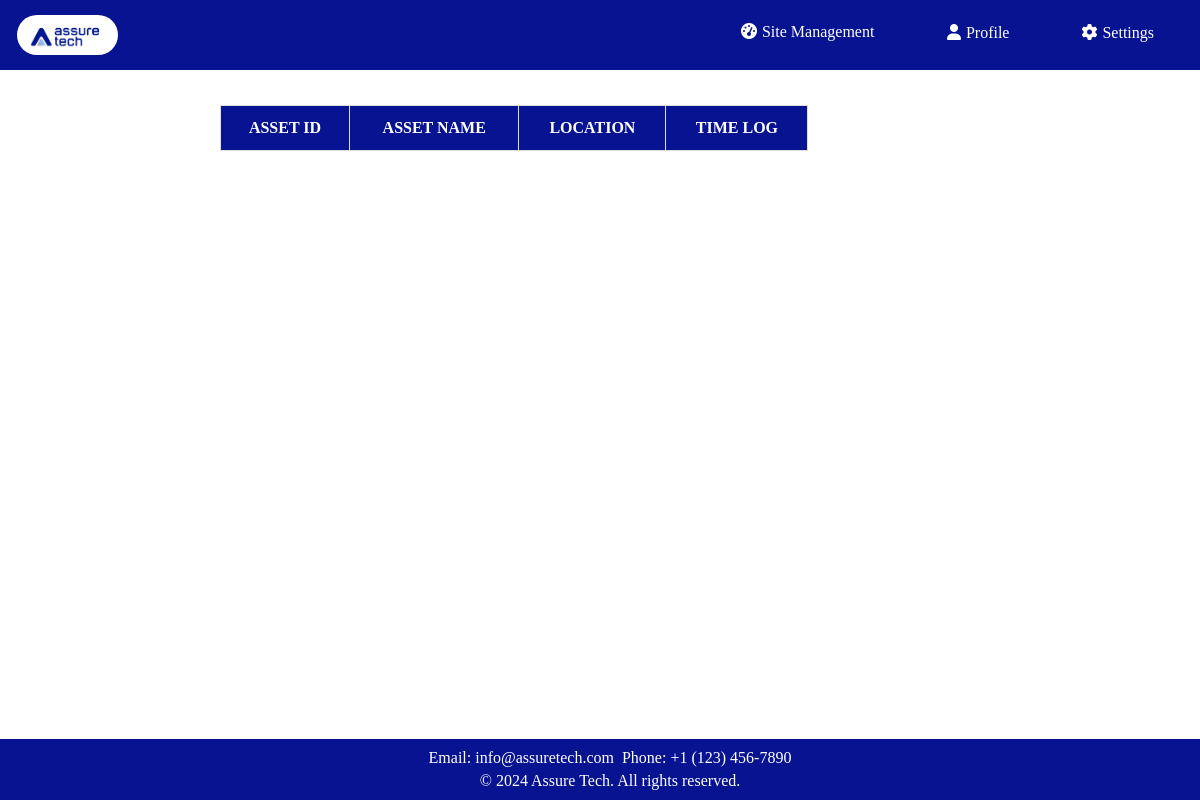
The app's page /exit/, older data.
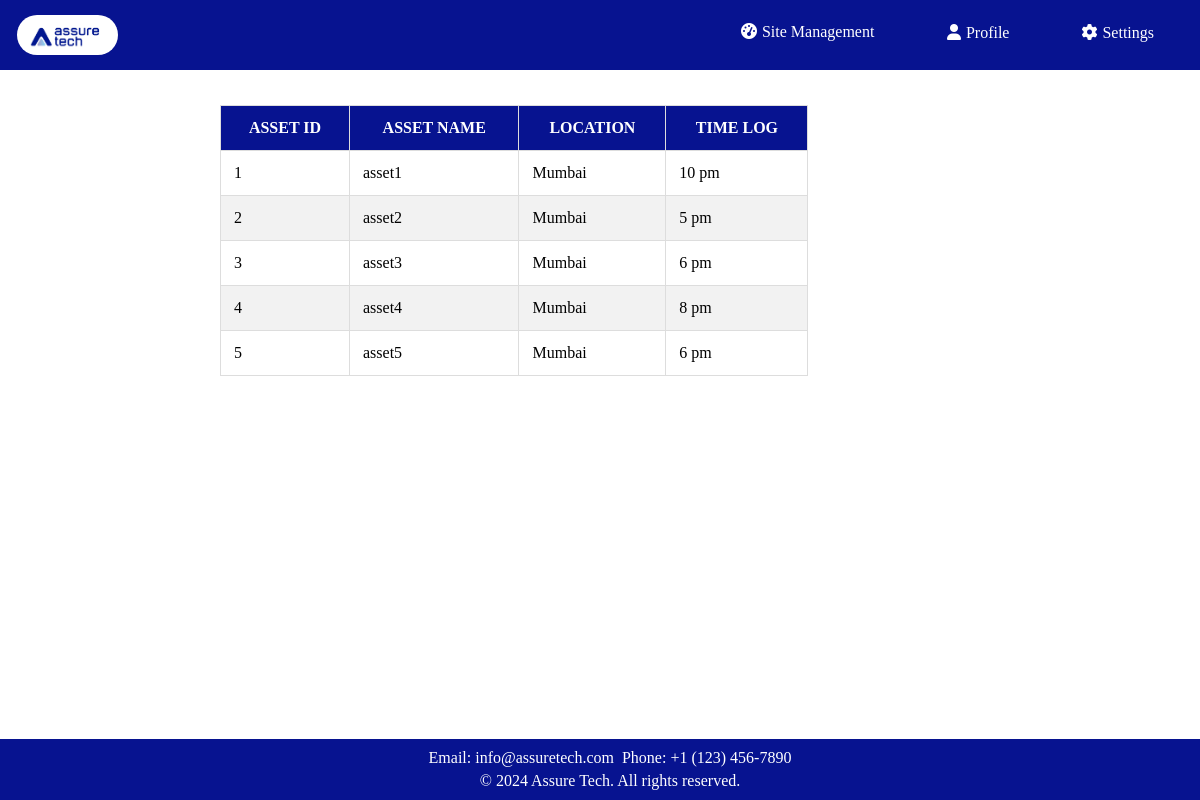
The same page, newer data.
### app1/models.py (models this page shows, shortened)
class Exit(models.Model):
    asset_id = models.IntegerField(unique=True)
    asset_name = models.CharField(max_length=255)
    location = models.CharField(max_length=100)
    time_log = models.CharField(max_length=10)

### app1/views.py (the view)
# urls.py: path('exit/',views.exit,name='exit'),
def exit(request):
    assets = Exit.objects.all()
    return render(request, 'app1/exit_status.html', {'assets': assets})

### app1/templates/app1/exit_status.html (shortened to what this page needs)
<!DOCTYPE html>
<html lang="en">
<head>
    {% load static %}
    <link rel="stylesheet" href="https://cdnjs.cloudflare.com/ajax/libs/font-awesome/6.0.0/css/all.min.css">
</head>
<body>
    <div class="nav">
        <a class="logo" href="#"><img src="{% static 'app1/images/logo.jpg' %}" alt="Logo"></a>
        <a class="dash" href="{% url 'sites' %}"><i class="fas fa-tachometer-alt"></i>Site Management</a>
        <div class="dropdown">
            <a href="#" class="dropbtn"><i class="fas fa-user"></i>Profile</a>
        </div>
        <div class="dropdown">
            <a href="#" class="dropbtn"><i class="fas fa-cog"></i>Settings</a>
        </div>
    </div>
    <div class="main-container">
        <div class="main-content">
            <table>
                <thead>
                    <tr>
                        <th>ASSET ID</th>
                        <th>ASSET NAME</th>
                        <th>LOCATION</th>
                        <th>TIME LOG</th>
                    </tr>
                </thead>
                <tbody>
                    {% for asset in assets %}
                    <tr>
                        <td>{{ asset.asset_id }}</td>
                        <td>{{ asset.asset_name }}</td>
                        <td>{{ asset.location }}</td>
                        <td>{{ asset.time_log }}</td>
                    </tr>
                    {% endfor %}
                </tbody>
            </table>
        </div>
        </div>
        <footer>
            <p>Email: info@assuretech.com</p>
            <p>Phone: +1 (123) 456-7890</p>
            <div class="footer-bottom">
                <p>&copy; 2024 Assure Tech. All rights reserved.</p>
            </div>
        </footer>
</body>
</html>

### app1/templates/app1/exit_status.html (style rules this page uses)
body { font-family: verdana; width: 100%; margin: 0; }
header, footer { position: fixed; width: 100%; background-color: #071390; color: white; text-align: center; z-index: 1000; }
.nav { overflow: hidden; width: 100%; padding: 10px; text-align: center; background-color: #071390; z-index: 100; display: flex; justify-content: space-between; }
.nav a { padding: 5px; color: white; text-decoration: none; display: inline-block; margin: 0 2px; flex: 1; }
.nav a, .nav .logo { padding: 5px; color: white; text-decoration: none; display: inline-block; margin: 0 2px; flex: 1; }
.nav .dash { margin-top: 8px; margin-left: 430px; }
.nav .logo img { max-height: 40px; margin-right: 10px; float: left; border-radius: 20px; }
.nav .dropdown .dropbtn { font-size: 16px; border: none; outline: none; color: white; padding: 14px 16px; background-color: inherit; font-family: inherit; margin-top: 0px; margin-left: 0px; margin-right: 25px; }
.nav a i { margin-right: 5px; }
.main-container { display: flex; }
.main-content { margin-left: 200px; padding: 20px; }
table { width: 130%; border-collapse: collapse; margin-top: 15px; }
th, td { border: 1px solid #ddd; padding: 13px; text-align: left; }
th { background-color: #071390; color: white; text-align: center; }
tr:nth-child(even) { background-color: #f2f2f2; }
.nav .dropdown { margin-right: 15px; }
footer { position: fixed; bottom: 0; width: 100%; background-color: #071390; color: white; text-align: center; padding: 10px; z-index: 1000; }
footer h4, footer p { white-space: nowrap; margin: 0; padding: 2px; display: inline; }
.footer-bottom { white-space: nowrap; padding-top: 5px; }
.footer-bottom p { margin: 0; }

Row changes from the older to the newer data that the page shows:
added Exit: asset_id "1", asset_name "asset1", location "Mumbai", time_log "10 pm"
added Exit: asset_id "2", asset_name "asset2", location "Mumbai", time_log "5 pm"
added Exit: asset_id "3", asset_name "asset3", location "Mumbai", time_log "6 pm"
added Exit: asset_id "4", asset_name "asset4", location "Mumbai", time_log "8 pm"
added Exit: asset_id "5", asset_name "asset5", location "Mumbai", time_log "6 pm"
